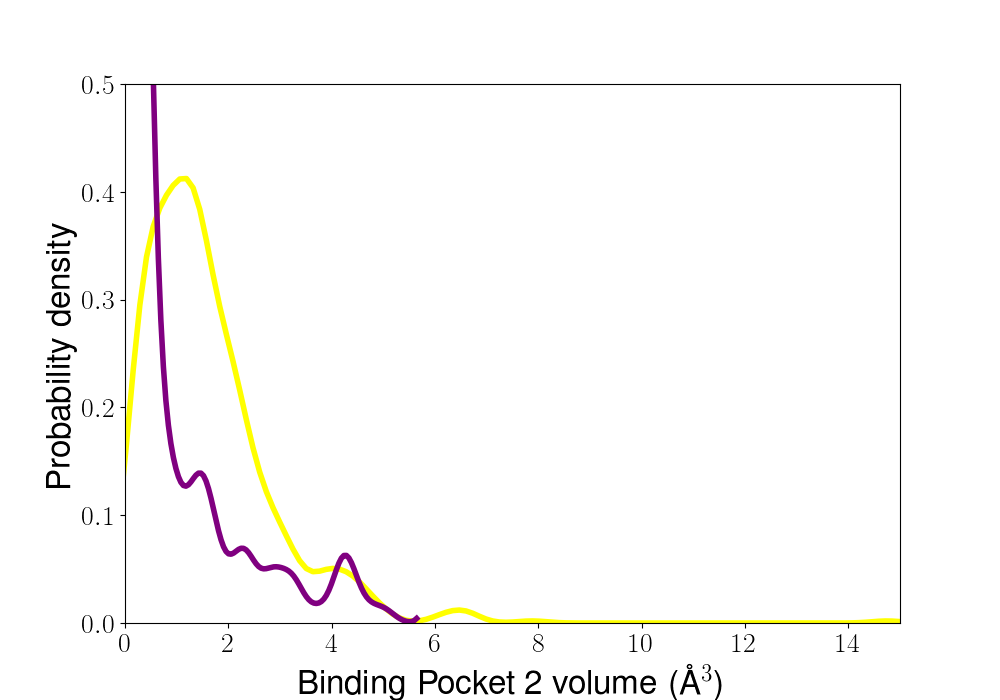

Here is the Python script that generated this plot:
import matplotlib.pyplot as plt
import numpy as np
from scipy.interpolate import griddata
import pickle
import seaborn as sns
import matplotlib.pyplot as plt
import matplotlib as mpl
from matplotlib import rc


#######################################Initialization##############################################
volume_CB1 = pickle.load(open('pocket_volume_CB1.pkl','rb'))
volume_CB2 = pickle.load(open('pocket_volume_CB2.pkl','rb'))



#######################################Figure Specification##############################################
hfont = {'fontname':'Helvetica','fontweight':'bold'}
rc('text', usetex=True)
rc('font',**{'family':'sans-serif','sans-serif':['Helvetica']})   #Figure font definition

fig_wid = 10        #Width of the genarated figure
fig_hig = 7         #length of the genarated figure


#######################################Distribution plot##############################################

fig, axs = plt.subplots(1,1,figsize=(fig_wid,fig_hig))

sns.distplot(volume_CB1,ax=axs,hist=False,kde_kws={"color": "yellow", "lw": 4})
sns.distplot(volume_CB2,ax=axs,hist=False,kde_kws={"color": "purple", "lw": 4})

axs.set_xlim([0,int(int(max(volume_CB1))/5 + 1)*5])
axs.set_ylim([0,0.5])

plt.xticks(fontsize=20)
plt.yticks(fontsize=20)

axs.set_xlabel('Binding Pocket 2 volume (\AA$^3$)',**hfont,fontsize=24)
axs.set_ylabel('Probability density',**hfont,fontsize=24)

plt.savefig('Figure_7.png')
